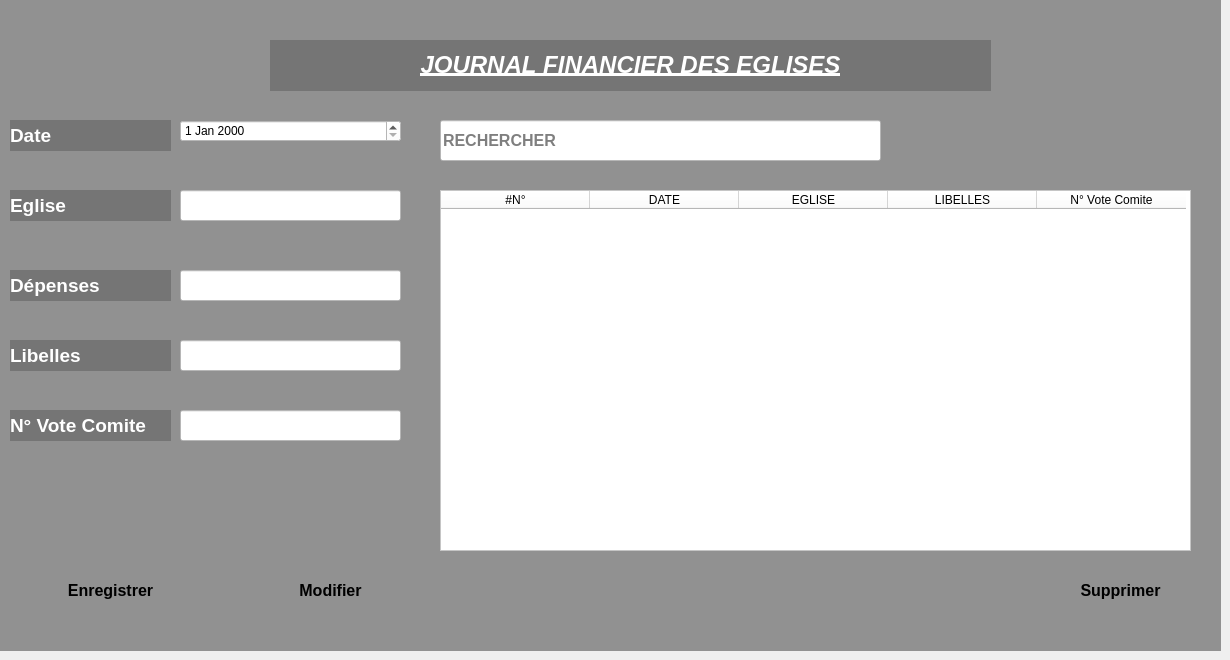
     <widget class="QWidget" name="tab_10">
      <attribute name="title">
       <string>FINANCE</string>
      </attribute>
      <widget class="QLabel" name="label_4">
       <property name="geometry">
        <rect>
         <x>0</x>
         <y>0</y>
         <width>1221</width>
         <height>651</height>
        </rect>
       </property>
       <property name="font">
        <font>
         <pointsize>8</pointsize>
        </font>
       </property>
       <property name="layoutDirection">
        <enum>Qt::LeftToRight</enum>
       </property>
       <property name="autoFillBackground">
        <bool>false</bool>
       </property>
       <property name="styleSheet">
        <string notr="true">background-color:rgba(0,0,0,100);</string>
       </property>
       <property name="text">
        <string/>
       </property>
       <property name="wordWrap">
        <bool>false</bool>
       </property>
      </widget>
      <widget class="QLineEdit" name="lineEdit_28">
       <property name="geometry">
        <rect>
         <x>440</x>
         <y>120</y>
         <width>441</width>
         <height>41</height>
        </rect>
       </property>
       <property name="font">
        <font>
         <pointsize>12</pointsize>
         <weight>75</weight>
         <bold>true</bold>
        </font>
       </property>
       <property name="styleSheet">
        <string notr="true">background-color:#ffffff;</string>
       </property>
       <property name="placeholderText">
        <string>RECHERCHER</string>
       </property>
      </widget>
      <widget class="QLabel" name="label_38">
       <property name="geometry">
        <rect>
         <x>10</x>
         <y>120</y>
         <width>161</width>
         <height>31</height>
        </rect>
       </property>
       <property name="font">
        <font>
         <pointsize>14</pointsize>
         <weight>75</weight>
         <bold>true</bold>
        </font>
       </property>
       <property name="styleSheet">
        <string notr="true">color:white;
background-color:rgba(0,0,0,50);</string>
       </property>
       <property name="text">
        <string>Date</string>
       </property>
      </widget>
      <widget class="QTableWidget" name="tableWidget_9">
       <property name="geometry">
        <rect>
         <x>440</x>
         <y>190</y>
         <width>751</width>
         <height>361</height>
        </rect>
       </property>
       <property name="styleSheet">
        <string notr="true">background-color:#ffffff;</string>
       </property>
       <property name="columnCount">
        <number>5</number>
       </property>
       <attribute name="horizontalHeaderMinimumSectionSize">
        <number>50</number>
       </attribute>
       <attribute name="horizontalHeaderDefaultSectionSize">
        <number>149</number>
       </attribute>
       <attribute name="verticalHeaderDefaultSectionSize">
        <number>31</number>
       </attribute>
       <column>
        <property name="text">
         <string>#N°</string>
        </property>
       </column>
       <column>
        <property name="text">
         <string>DATE</string>
        </property>
       </column>
       <column>
        <property name="text">
         <string>EGLISE</string>
        </property>
       </column>
       <column>
        <property name="text">
         <string>LIBELLES</string>
        </property>
       </column>
       <column>
        <property name="text">
         <string>N° Vote Comite</string>
        </property>
       </column>
      </widget>
      <widget class="QPushButton" name="pushButton_13">
       <property name="geometry">
        <rect>
         <x>40</x>
         <y>570</y>
         <width>141</width>
         <height>41</height>
        </rect>
       </property>
       <property name="font">
        <font>
         <pointsize>12</pointsize>
         <weight>75</weight>
         <bold>true</bold>
        </font>
       </property>
       <property name="styleSheet">
        <string notr="true">QPushButton#pushButton_13 {
    background: qlineargradient(x1: 0, y1: 0, x2: 0, y2: 1,
        stop: 0 #55AAFF,
        stop: 1 #FFFFFF);
    border: none;
    border-radius: 20px;
    colo r: white;
}

QPushButton#pushButton_13:hover {
    background: qlineargradient(x1: 0, y1: 0, x2: 0, y2: 1,
        stop: 0 #55AAFF, /* Bleu clair pour le hover */
        stop: 1 #0077CC); /* Bleu un peu plus foncé pour le hover */
    color: black;
}

QPushButton#pushButton_13:pressed {
    background: qlineargradient(x1: 0, y1: 0, x2: 0, y2: 1,
        stop: 0 #3399FF, /* Bleu clair pour le pressed */
        stop: 1 #0033AA); /* Bleu un peu plus foncé pour le pressed */
    color: green;
}
</string>
       </property>
       <property name="text">
        <string>Enregistrer</string>
       </property>
      </widget>
      <widget class="QLabel" name="label_43">
       <property name="geometry">
        <rect>
         <x>270</x>
         <y>40</y>
         <width>721</width>
         <height>51</height>
        </rect>
       </property>
       <property name="font">
        <font>
         <pointsize>11</pointsize>
         <weight>75</weight>
         <bold>true</bold>
         <underline>true</underline>
         <strikeout>false</strikeout>
         <stylestrategy>PreferAntialias</stylestrategy>
         <kerning>false</kerning>
        </font>
       </property>
       <property name="styleSheet">
        <string notr="true">color:white;
background-color:rgba(0,0,0,50);
</string>
       </property>
       <property name="text">
        <string>&lt;html&gt;&lt;head/&gt;&lt;body&gt;&lt;p align=&quot;center&quot;&gt;&lt;span style=&quot; font-size:18pt; font-style:italic;&quot;&gt;JOURNAL FINANCIER DES EGLISES&lt;/span&gt;&lt;/p&gt;&lt;/body&gt;&lt;/html&gt;</string>
       </property>
      </widget>
      <widget class="QPushButton" name="pushButton_22">
       <property name="geometry">
        <rect>
         <x>260</x>
         <y>570</y>
         <width>141</width>
         <height>41</height>
        </rect>
       </property>
       <property name="font">
        <font>
         <pointsize>12</pointsize>
         <weight>75</weight>
         <bold>true</bold>
        </font>
       </property>
       <property name="styleSheet">
        <string notr="true">QPushButton#pushButton_22 {
    background: qlineargradient(x1: 0, y1: 0, x2: 0, y2: 1,
        stop: 0 #55AAFF,
        stop: 1 #FFFFFF);
    border: none;
    border-radius: 20px;
    colo r: white;
}

QPushButton#pushButton_22:hover {
    background: qlineargradient(x1: 0, y1: 0, x2: 0, y2: 1,
        stop: 0 #55AAFF, /* Bleu clair pour le hover */
        stop: 1 #0077CC); /* Bleu un peu plus foncé pour le hover */
    color: black;
}

QPushButton#pushButton_4:pressed {
    background: qlineargradient(x1: 0, y1: 0, x2: 0, y2: 1,
        stop: 0 #3399FF, /* Bleu clair pour le pressed */
        stop: 1 #0033AA); /* Bleu un peu plus foncé pour le pressed */
    color: green;
}
</string>
       </property>
       <property name="text">
        <string>Modifier</string>
       </property>
      </widget>
      <widget class="QPushButton" name="pushButton_23">
       <property name="geometry">
        <rect>
         <x>1050</x>
         <y>570</y>
         <width>141</width>
         <height>41</height>
        </rect>
       </property>
       <property name="font">
        <font>
         <pointsize>12</pointsize>
         <weight>75</weight>
         <bold>true</bold>
        </font>
       </property>
       <property name="styleSheet">
        <string notr="true">QPushButton#pushButton_23 {
    background: qlineargradient(x1: 0, y1: 0, x2: 0, y2: 1,
        stop: 0 #55AAFF,
        stop: 1 #FFFFFF);
    border: none;
    border-radius: 20px;
    colo r: white;
}

QPushButton#pushButton_23:hover {
    background: qlineargradient(x1: 0, y1: 0, x2: 0, y2: 1,
        stop: 0 #55AAFF, /* Bleu clair pour le hover */
        stop: 1 #0077CC); /* Bleu un peu plus foncé pour le hover */
    color: black;
}

QPushButton#pushButton_23:pressed {
    background: qlineargradient(x1: 0, y1: 0, x2: 0, y2: 1,
        stop: 0 #3399FF, /* Bleu clair pour le pressed */
        stop: 1 #0033AA); /* Bleu un peu plus foncé pour le pressed */
    color: green;
}
</string>
       </property>
       <property name="text">
        <string>Supprimer</string>
       </property>
      </widget>
      <widget class="QLineEdit" name="lineEdit_33">
       <property name="geometry">
        <rect>
         <x>180</x>
         <y>190</y>
         <width>221</width>
         <height>31</height>
        </rect>
       </property>
       <property name="styleSheet">
        <string notr="true">background-color:#ffffff;</string>
       </property>
      </widget>
      <widget class="QLabel" name="label_48">
       <property name="geometry">
        <rect>
         <x>10</x>
         <y>190</y>
         <width>161</width>
         <height>31</height>
        </rect>
       </property>
       <property name="font">
        <font>
         <pointsize>14</pointsize>
         <weight>75</weight>
         <bold>true</bold>
        </font>
       </property>
       <property name="styleSheet">
        <string notr="true">color:white;
background-color:rgba(0,0,0,50);</string>
       </property>
       <property name="text">
        <string>Eglise</string>
       </property>
      </widget>
      <widget class="QLineEdit" name="lineEdit_34">
       <property name="geometry">
        <rect>
         <x>180</x>
         <y>270</y>
         <width>221</width>
         <height>31</height>
        </rect>
       </property>
       <property name="styleSheet">
        <string notr="true">background-color:#ffffff;</string>
       </property>
      </widget>
      <widget class="QLabel" name="label_52">
       <property name="geometry">
        <rect>
         <x>10</x>
         <y>270</y>
         <width>161</width>
         <height>31</height>
        </rect>
       </property>
       <property name="font">
        <font>
         <pointsize>14</pointsize>
         <weight>75</weight>
         <bold>true</bold>
        </font>
       </property>
       <property name="styleSheet">
        <string notr="true">color:white;
background-color:rgba(0,0,0,50);</string>
       </property>
       <property name="text">
        <string>Dépenses</string>
       </property>
      </widget>
      <widget class="QLineEdit" name="lineEdit_35">
       <property name="geometry">
        <rect>
         <x>180</x>
         <y>340</y>
         <width>221</width>
         <height>31</height>
        </rect>
       </property>
       <property name="styleSheet">
        <string notr="true">background-color:#ffffff;</string>
       </property>
      </widget>
      <widget class="QLabel" name="label_53">
       <property name="geometry">
        <rect>
         <x>10</x>
         <y>340</y>
         <width>161</width>
         <height>31</height>
        </rect>
       </property>
       <property name="font">
        <font>
         <pointsize>14</pointsize>
         <weight>75</weight>
         <bold>true</bold>
        </font>
       </property>
       <property name="styleSheet">
        <string notr="true">color:white;
background-color:rgba(0,0,0,50);</string>
       </property>
       <property name="text">
        <string>Libelles</string>
       </property>
      </widget>
      <widget class="QLineEdit" name="lineEdit_47">
       <property name="geometry">
        <rect>
         <x>180</x>
         <y>410</y>
         <width>221</width>
         <height>31</height>
        </rect>
       </property>
       <property name="styleSheet">
        <string notr="true">background-color:#ffffff;</string>
       </property>
      </widget>
      <widget class="QLabel" name="label_71">
       <property name="geometry">
        <rect>
         <x>10</x>
         <y>410</y>
         <width>161</width>
         <height>31</height>
        </rect>
       </property>
       <property name="font">
        <font>
         <pointsize>14</pointsize>
         <weight>75</weight>
         <bold>true</bold>
        </font>
       </property>
       <property name="styleSheet">
        <string notr="true">color:white;
background-color:rgba(0,0,0,50);</string>
       </property>
       <property name="text">
        <string>N° Vote Comite</string>
       </property>
      </widget>
      <widget class="QDateEdit" name="dateEdit_6">
       <property name="geometry">
        <rect>
         <x>180</x>
         <y>120</y>
         <width>221</width>
         <height>22</height>
        </rect>
       </property>
       <property name="styleSheet">
        <string notr="true">background-color:#ffffff;</string>
       </property>
      </widget>
     </widget>
